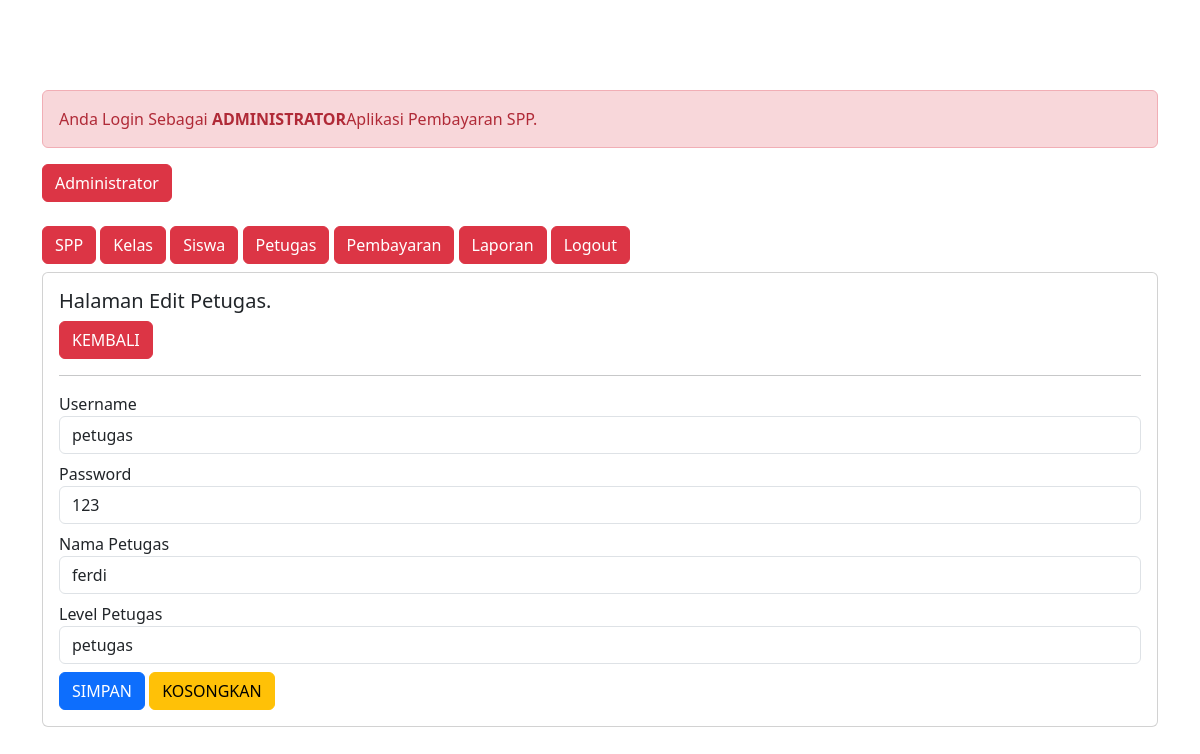
Page /admin/admin.php?url=edit-petugas&id_petugas=2 (signed in) on the committed database.
### tables this page shows
CREATE TABLE `petugas` (
  `id_petugas` int(11) NOT NULL,
  `username` varchar(25) NOT NULL,
  `password` varchar(32) NOT NULL,
  `nama_petugas` varchar(35) NOT NULL,
  `level` enum('admin','petugas') NOT NULL
);

### admin/edit-petugas.php (the view, shortened to what this page needs)
<?php
$id_petugas = $_GET['id_petugas'];
include'../koneksi.php';
$sql = "SELECT*FROM petugas WHERE id_petugas='$id_petugas'";
	$query = mysqli_query($koneksi, $sql);
$data = mysqli_fetch_array($query);
?>
<h5>Halaman Edit Petugas.</h5>
<a href="?url=petugas" class="btn btn-danger">KEMBALI</a>
<hr>
<form method="post" action="?url=proses-edit-petugas&id_petugas=<?= $id_petugas; ?>">
	<div class="form-group mb-2">
		<label>Username</label>
		<input value="<?= $data['username'] ?>" type="text" name="username" class="form-control" required>
	</div>
	<div class="form-group mb-2">
		<label>Password</label>
		<input value="<?= $data['password'] ?>" type="text" name="password" class="form-control" required>
	</div>
	<div class="form-group mb-2">
		<label>Nama Petugas</label>
		<input value="<?= $data['nama_petugas'] ?>" type="text" name="nama_petugas" class="form-control" required>
	</div>
	<div class="form-group mb-2">
		<label>Level Petugas</label>
		<select name="level" class="form-control"required>
		<option value="<?= $data['level'] ?>"> <?= $data['level'] ?> </option>
	</select>
	</div>
	<div class="form-group">
		<button type="submit" class="btn btn-primary"> SIMPAN </button>
		<button type="reset" class="btn btn-warning">KOSONGKAN</button>
	</div>
</form>

### admin/style.css (style rules this page uses)
body { background-image: url("walle.jpg"); background-size: 100%; }

### rows in the picture
petugas: username "petugas", password "123", nama_petugas "ferdi", level "petugas"
